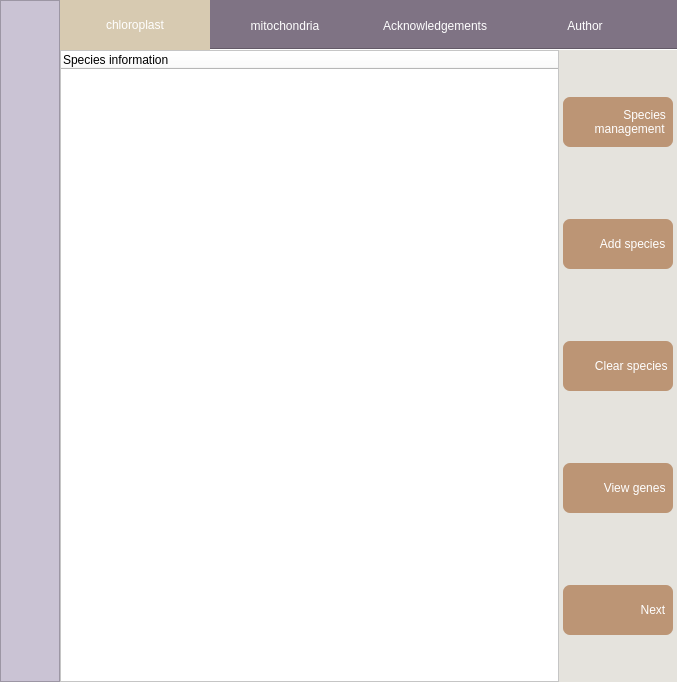
<?xml version="1.0" encoding="UTF-8"?>
<ui version="4.0">
 <class>Form</class>
 <widget class="QWidget" name="Form">
  <property name="geometry">
   <rect>
    <x>0</x>
    <y>0</y>
    <width>677</width>
    <height>682</height>
   </rect>
  </property>
  <property name="windowTitle">
   <string>Plant phylogenetic analysis platform</string>
  </property>
  <property name="styleSheet">
   <string notr="true">background-color: rgb(127, 115, 132);</string>
  </property>
  <layout class="QVBoxLayout" name="verticalLayout">
   <property name="leftMargin">
    <number>0</number>
   </property>
   <property name="topMargin">
    <number>0</number>
   </property>
   <property name="rightMargin">
    <number>0</number>
   </property>
   <property name="bottomMargin">
    <number>0</number>
   </property>
   <item>
    <layout class="QHBoxLayout" name="horizontalLayout">
     <property name="spacing">
      <number>0</number>
     </property>
     <item>
      <widget class="QFrame" name="frame_2">
       <property name="minimumSize">
        <size>
         <width>60</width>
         <height>0</height>
        </size>
       </property>
       <property name="styleSheet">
        <string notr="true">QFrame{
	background-color: rgb(202, 195, 212);
}</string>
       </property>
       <property name="frameShape">
        <enum>QFrame::StyledPanel</enum>
       </property>
       <property name="frameShadow">
        <enum>QFrame::Raised</enum>
       </property>
       <widget class="QLabel" name="label">
        <property name="geometry">
         <rect>
          <x>10</x>
          <y>10</y>
          <width>41</width>
          <height>661</height>
         </rect>
        </property>
        <property name="styleSheet">
         <string notr="true">QLabel{
	color: rgb(229,227,221);
	line-height:10px;
	font: 22pt &quot;Cascadia Mono&quot;;
}
</string>
        </property>
        <property name="text">
         <string/>
        </property>
       </widget>
      </widget>
     </item>
     <item>
      <widget class="QTabWidget" name="tabWidget">
       <property name="enabled">
        <bool>true</bool>
       </property>
       <property name="toolTipDuration">
        <number>-1</number>
       </property>
       <property name="autoFillBackground">
        <bool>false</bool>
       </property>
       <property name="styleSheet">
        <string notr="true">QTabBar::tab {
    background: rgba(255, 255, 255, 0);
	color:rgb(255, 255, 255);
	height:50px;
	width:150px;
}
QTabBar::hover{
	background-color: rgb(127, 115, 132);
}
QTabBar::tab:selected{
	
	background-color: rgb(215, 202, 177);
}</string>
       </property>
       <property name="tabPosition">
        <enum>QTabWidget::North</enum>
       </property>
       <property name="tabShape">
        <enum>QTabWidget::Rounded</enum>
       </property>
       <property name="currentIndex">
        <number>0</number>
       </property>
       <property name="iconSize">
        <size>
         <width>50</width>
         <height>16</height>
        </size>
       </property>
       <property name="documentMode">
        <bool>true</bool>
       </property>
       <widget class="QWidget" name="chloroplast">
        <property name="styleSheet">
         <string notr="true">background-color: rgb(229, 227, 221);</string>
        </property>
        <attribute name="title">
         <string>chloroplast</string>
        </attribute>
        <layout class="QHBoxLayout" name="horizontalLayout_3">
         <property name="spacing">
          <number>4</number>
         </property>
         <property name="leftMargin">
          <number>0</number>
         </property>
         <property name="topMargin">
          <number>0</number>
         </property>
         <property name="rightMargin">
          <number>4</number>
         </property>
         <property name="bottomMargin">
          <number>0</number>
         </property>
         <item>
          <widget class="QTreeWidget" name="ch_tree">
           <property name="styleSheet">
            <string notr="true">background-color: rgb(255, 255, 255);</string>
           </property>
           <property name="lineWidth">
            <number>1</number>
           </property>
           <column>
            <property name="text">
             <string>Species information</string>
            </property>
           </column>
          </widget>
         </item>
         <item>
          <layout class="QHBoxLayout" name="horizontalLayout_2">
           <property name="spacing">
            <number>0</number>
           </property>
           <item>
            <layout class="QVBoxLayout" name="verticalLayout_2">
             <property name="spacing">
              <number>25</number>
             </property>
             <item>
              <widget class="QPushButton" name="ch_manage">
               <property name="minimumSize">
                <size>
                 <width>110</width>
                 <height>50</height>
                </size>
               </property>
               <property name="styleSheet">
                <string notr="true">QPushButton{
background-color: rgb(188, 149, 117);
border:none;
border-radius:7px;
color:white}
QPushButton::hover {
    background-color: rgb(226, 179, 141);
}

QPushButton::pressed {
    background-color: rgb(158, 125, 99);
}</string>
               </property>
               <property name="text">
                <string>                Species
       management</string>
               </property>
              </widget>
             </item>
             <item>
              <widget class="QPushButton" name="ch_add">
               <property name="minimumSize">
                <size>
                 <width>110</width>
                 <height>50</height>
                </size>
               </property>
               <property name="styleSheet">
                <string notr="true">QPushButton{
background-color: rgb(188, 149, 117);
border:none;
border-radius:7px;
color:white}
QPushButton::hover {
    background-color: rgb(226, 179, 141);
}

QPushButton::pressed {
    background-color: rgb(158, 125, 99);
}</string>
               </property>
               <property name="text">
                <string>         Add species</string>
               </property>
              </widget>
             </item>
             <item>
              <widget class="QPushButton" name="ch_remove">
               <property name="minimumSize">
                <size>
                 <width>110</width>
                 <height>50</height>
                </size>
               </property>
               <property name="styleSheet">
                <string notr="true">QPushButton{
background-color: rgb(188, 149, 117);
border:none;
border-radius:7px;
color:white}
QPushButton::hover {
    background-color: rgb(226, 179, 141);
}

QPushButton::pressed {
    background-color: rgb(158, 125, 99);
}</string>
               </property>
               <property name="text">
                <string>        Clear species</string>
               </property>
              </widget>
             </item>
             <item>
              <widget class="QPushButton" name="ch_view">
               <property name="minimumSize">
                <size>
                 <width>110</width>
                 <height>50</height>
                </size>
               </property>
               <property name="styleSheet">
                <string notr="true">QPushButton{
background-color: rgb(188, 149, 117);
border:none;
border-radius:7px;
color:white}
QPushButton::hover {
    background-color: rgb(226, 179, 141);
}

QPushButton::pressed {
    background-color: rgb(158, 125, 99);
}</string>
               </property>
               <property name="text">
                <string>          View genes</string>
               </property>
              </widget>
             </item>
             <item>
              <widget class="QPushButton" name="ch_next">
               <property name="minimumSize">
                <size>
                 <width>110</width>
                 <height>50</height>
                </size>
               </property>
               <property name="styleSheet">
                <string notr="true">QPushButton{
background-color: rgb(188, 149, 117);
border:none;
border-radius:7px;
color:white}
QPushButton::hover {
    background-color: rgb(226, 179, 141);
}

QPushButton::pressed {
    background-color: rgb(158, 125, 99);
}</string>
               </property>
               <property name="text">
                <string>                     Next</string>
               </property>
              </widget>
             </item>
            </layout>
           </item>
          </layout>
         </item>
        </layout>
       </widget>
       <widget class="QWidget" name="mitochondrial">
        <property name="styleSheet">
         <string notr="true">background-color: rgb(229, 227, 221);</string>
        </property>
        <attribute name="title">
         <string>mitochondria</string>
        </attribute>
        <layout class="QHBoxLayout" name="horizontalLayout_5">
         <property name="spacing">
          <number>4</number>
         </property>
         <property name="leftMargin">
          <number>0</number>
         </property>
         <property name="topMargin">
          <number>0</number>
         </property>
         <property name="rightMargin">
          <number>4</number>
         </property>
         <property name="bottomMargin">
          <number>0</number>
         </property>
         <item>
          <widget class="QTreeWidget" name="mi_tree">
           <property name="styleSheet">
            <string notr="true">background-color: rgb(255, 255, 255);</string>
           </property>
           <column>
            <property name="text">
             <string>Species information</string>
            </property>
           </column>
          </widget>
         </item>
         <item>
          <layout class="QHBoxLayout" name="horizontalLayout_4">
           <property name="spacing">
            <number>0</number>
           </property>
           <item>
            <layout class="QVBoxLayout" name="verticalLayout_3">
             <property name="spacing">
              <number>25</number>
             </property>
             <item>
              <widget class="QPushButton" name="mi_manage">
               <property name="minimumSize">
                <size>
                 <width>110</width>
                 <height>50</height>
                </size>
               </property>
               <property name="styleSheet">
                <string notr="true">QPushButton{
background-color: rgb(188, 149, 117);
border:none;
border-radius:7px;
color:white}
QPushButton::hover {
    background-color: rgb(226, 179, 141);
}

QPushButton::pressed {
    background-color: rgb(158, 125, 99);
}</string>
               </property>
               <property name="text">
                <string>                Species
       management</string>
               </property>
              </widget>
             </item>
             <item>
              <widget class="QPushButton" name="mi_add">
               <property name="minimumSize">
                <size>
                 <width>110</width>
                 <height>50</height>
                </size>
               </property>
               <property name="styleSheet">
                <string notr="true">QPushButton{
background-color: rgb(188, 149, 117);
border:none;
border-radius:7px;
color:white}
QPushButton::hover {
    background-color: rgb(226, 179, 141);
}

QPushButton::pressed {
    background-color: rgb(158, 125, 99);
}</string>
               </property>
               <property name="text">
                <string>         Add species</string>
               </property>
              </widget>
             </item>
             <item>
              <widget class="QPushButton" name="mi_remove">
               <property name="minimumSize">
                <size>
                 <width>110</width>
                 <height>50</height>
                </size>
               </property>
               <property name="styleSheet">
                <string notr="true">QPushButton{
background-color: rgb(188, 149, 117);
border:none;
border-radius:7px;
color:white}
QPushButton::hover {
    background-color: rgb(226, 179, 141);
}

QPushButton::pressed {
    background-color: rgb(158, 125, 99);
}</string>
               </property>
               <property name="text">
                <string>        Clear species</string>
               </property>
              </widget>
             </item>
             <item>
              <widget class="QPushButton" name="mi_view">
               <property name="minimumSize">
                <size>
                 <width>110</width>
                 <height>50</height>
                </size>
               </property>
               <property name="styleSheet">
                <string notr="true">QPushButton{
background-color: rgb(188, 149, 117);
border:none;
border-radius:7px;
color:white}
QPushButton::hover {
    background-color: rgb(226, 179, 141);
}

QPushButton::pressed {
    background-color: rgb(158, 125, 99);
}</string>
               </property>
               <property name="text">
                <string>          View genes</string>
               </property>
              </widget>
             </item>
             <item>
              <widget class="QPushButton" name="mi_next">
               <property name="minimumSize">
                <size>
                 <width>110</width>
                 <height>50</height>
                </size>
               </property>
               <property name="styleSheet">
                <string notr="true">QPushButton{
background-color: rgb(188, 149, 117);
border:none;
border-radius:7px;
color:white}
QPushButton::hover {
    background-color: rgb(226, 179, 141);
}

QPushButton::pressed {
    background-color: rgb(158, 125, 99);
}</string>
               </property>
               <property name="text">
                <string>                     Next</string>
               </property>
              </widget>
             </item>
            </layout>
           </item>
          </layout>
         </item>
        </layout>
       </widget>
       <widget class="QWidget" name="Acknowledgements">
        <attribute name="title">
         <string>Acknowledgements</string>
        </attribute>
        <layout class="QVBoxLayout" name="verticalLayout_4">
         <property name="spacing">
          <number>0</number>
         </property>
         <property name="leftMargin">
          <number>0</number>
         </property>
         <property name="topMargin">
          <number>0</number>
         </property>
         <property name="rightMargin">
          <number>0</number>
         </property>
         <property name="bottomMargin">
          <number>0</number>
         </property>
         <item>
          <widget class="QFrame" name="frame">
           <property name="styleSheet">
            <string notr="true">background-color: rgb(229, 227, 221);</string>
           </property>
           <property name="frameShape">
            <enum>QFrame::StyledPanel</enum>
           </property>
           <property name="frameShadow">
            <enum>QFrame::Raised</enum>
           </property>
           <layout class="QHBoxLayout" name="horizontalLayout_6">
            <item alignment="Qt::AlignHCenter|Qt::AlignVCenter">
             <widget class="QLabel" name="label_2">
              <property name="text">
               <string>I would like to express my gratitude to Mr Bi who helped me during the writing of this thesis.
我想要感谢帮助我编写这个程序的毕老师</string>
              </property>
             </widget>
            </item>
           </layout>
          </widget>
         </item>
        </layout>
       </widget>
       <widget class="QWidget" name="tab">
        <attribute name="title">
         <string>Author</string>
        </attribute>
        <layout class="QVBoxLayout" name="verticalLayout_5">
         <property name="spacing">
          <number>0</number>
         </property>
         <property name="leftMargin">
          <number>0</number>
         </property>
         <property name="topMargin">
          <number>0</number>
         </property>
         <property name="rightMargin">
          <number>0</number>
         </property>
         <property name="bottomMargin">
          <number>0</number>
         </property>
         <item>
          <widget class="QFrame" name="frame_3">
           <property name="styleSheet">
            <string notr="true">background-color: rgb(229, 227, 221);</string>
           </property>
           <property name="frameShape">
            <enum>QFrame::StyledPanel</enum>
           </property>
           <property name="frameShadow">
            <enum>QFrame::Raised</enum>
           </property>
           <widget class="QLabel" name="label_3">
            <property name="geometry">
             <rect>
              <x>250</x>
              <y>260</y>
              <width>54</width>
              <height>41</height>
             </rect>
            </property>
            <property name="text">
             <string>Boris Yu
于伯睿</string>
            </property>
           </widget>
          </widget>
         </item>
        </layout>
       </widget>
      </widget>
     </item>
    </layout>
   </item>
   <item>
    <layout class="QFormLayout" name="formLayout"/>
   </item>
  </layout>
 </widget>
 <resources/>
 <connections/>
</ui>
